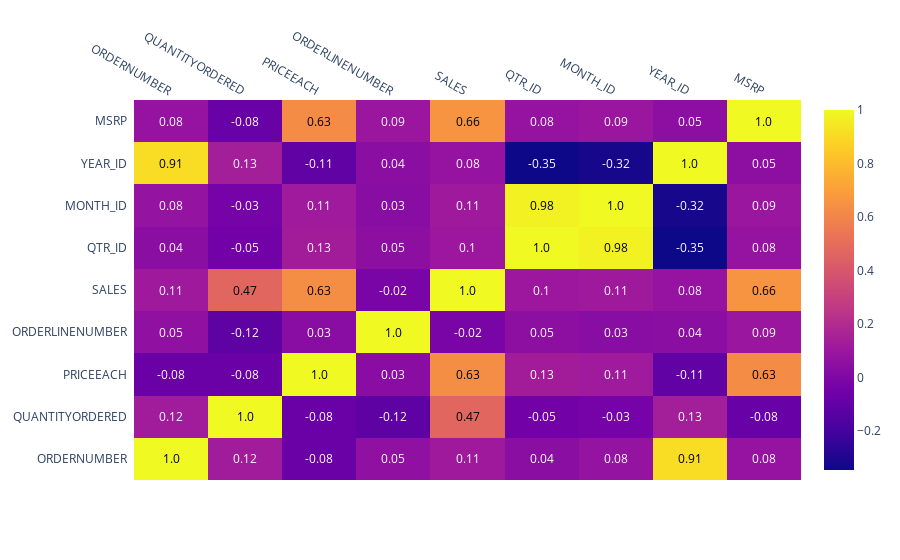

Here is the notebook cell this chart was saved with:
### Code cell
figure = ff.create_annotated_heatmap(
    z=cor.values,
    x=list(cor.columns),
    y=list(cor.index),
    annotation_text=cor.round(2).values,
    showscale=True)
figure.show()

### Figure 1 — Plotly figure (JSON) as saved in the notebook; plotly's stock layout.template omitted (floating-point values rounded to 4 significant figures)
{"data": [{"colorscale": [[0, "#0d0887"], [0.1111, "#46039f"], [0.2222, "#7201a8"], [0.3333, "#9c179e"], [0.4444, "#bd3786"], [0.5556, "#d8576b"], [0.6667, "#ed7953"], [0.7778, "#fb9f3a"], [0.8889, "#fdca26"], [1, "#f0f921"]], "reversescale": false, "showscale": true, "type": "heatmap", "x": ["ORDERNUMBER", "QUANTITYORDERED", "PRICEEACH", "ORDERLINENUMBER", "SALES", "QTR_ID", "MONTH_ID", "YEAR_ID", "MSRP"], "y": ["ORDERNUMBER", "QUANTITYORDERED", "PRICEEACH", "ORDERLINENUMBER", "SALES", "QTR_ID", "MONTH_ID", "YEAR_ID", "MSRP"], "z": [[1, 0.1234, -0.07958, 0.05481, 0.1122, 0.04131, 0.07555, 0.911, 0.07805], [0.1234, 1, -0.07741, -0.1155, 0.4692, -0.04861, -0.03472, 0.1347, -0.0799], [-0.07958, -0.07741, 1, 0.03428, 0.6328, 0.1276, 0.1142, -0.1054, 0.6278], [0.05481, -0.1155, 0.03428, 1, -0.02042, 0.04781, 0.03283, 0.04214, 0.09484], [0.1122, 0.4692, 0.6328, -0.02042, 1, 0.1039, 0.1137, 0.07604, 0.658], [0.04131, -0.04861, 0.1276, 0.04781, 0.1039, 1, 0.9759, -0.3466, 0.07688], [0.07555, -0.03472, 0.1142, 0.03283, 0.1137, 0.9759, 1, -0.3238, 0.09354], [0.911, 0.1347, -0.1054, 0.04214, 0.07604, -0.3466, -0.3238, 1, 0.04695], [0.07805, -0.0799, 0.6278, 0.09484, 0.658, 0.07688, 0.09354, 0.04695, 1]]}], "layout": {"annotations": [{"font": {"color": "#000000"}, "showarrow": false, "text": "1.0", "x": "ORDERNUMBER", "xref": "x", "y": "ORDERNUMBER", "yref": "y"}, {"font": {"color": "#FFFFFF"}, "showarrow": false, "text": "0.12", "x": "QUANTITYORDERED", "xref": "x", "y": "ORDERNUMBER", "yref": "y"}, {"font": {"color": "#FFFFFF"}, "showarrow": false, "text": "-0.08", "x": "PRICEEACH", "xref": "x", "y": "ORDERNUMBER", "yref": "y"}, {"font": {"color": "#FFFFFF"}, "showarrow": false, "text": "0.05", "x": "ORDERLINENUMBER", "xref": "x", "y": "ORDERNUMBER", "yref": "y"}, {"font": {"color": "#FFFFFF"}, "showarrow": false, "text": "0.11", "x": "SALES", "xref": "x", "y": "ORDERNUMBER", "yref": "y"}, {"font": {"color": "#FFFFFF"}, "showarrow": false, "text": "0.04", "x": "QTR_ID", "xref": "x", "y": "ORDERNUMBER", "yref": "y"}, {"font": {"color": "#FFFFFF"}, "showarrow": false, "text": "0.08", "x": "MONTH_ID", "xref": "x", "y": "ORDERNUMBER", "yref": "y"}, {"font": {"color": "#000000"}, "showarrow": false, "text": "0.91", "x": "YEAR_ID", "xref": "x", "y": "ORDERNUMBER", "yref": "y"}, {"font": {"color": "#FFFFFF"}, "showarrow": false, "text": "0.08", "x": "MSRP", "xref": "x", "y": "ORDERNUMBER", "yref": "y"}, {"font": {"color": "#FFFFFF"}, "showarrow": false, "text": "0.12", "x": "ORDERNUMBER", "xref": "x", "y": "QUANTITYORDERED", "yref": "y"}, {"font": {"color": "#000000"}, "showarrow": false, "text": "1.0", "x": "QUANTITYORDERED", "xref": "x", "y": "QUANTITYORDERED", "yref": "y"}, {"font": {"color": "#FFFFFF"}, "showarrow": false, "text": "-0.08", "x": "PRICEEACH", "xref": "x", "y": "QUANTITYORDERED", "yref": "y"}, {"font": {"color": "#FFFFFF"}, "showarrow": false, "text": "-0.12", "x": "ORDERLINENUMBER", "xref": "x", "y": "QUANTITYORDERED", "yref": "y"}, {"font": {"color": "#000000"}, "showarrow": false, "text": "0.47", "x": "SALES", "xref": "x", "y": "QUANTITYORDERED", "yref": "y"}, {"font": {"color": "#FFFFFF"}, "showarrow": false, "text": "-0.05", "x": "QTR_ID", "xref": "x", "y": "QUANTITYORDERED", "yref": "y"}, {"font": {"color": "#FFFFFF"}, "showarrow": false, "text": "-0.03", "x": "MONTH_ID", "xref": "x", "y": "QUANTITYORDERED", "yref": "y"}, {"font": {"color": "#FFFFFF"}, "showarrow": false, "text": "0.13", "x": "YEAR_ID", "xref": "x", "y": "QUANTITYORDERED", "yref": "y"}, {"font": {"color": "#FFFFFF"}, "showarrow": false, "text": "-0.08", "x": "MSRP", "xref": "x", "y": "QUANTITYORDERED", "yref": "y"}, {"font": {"color": "#FFFFFF"}, "showarrow": false, "text": "-0.08", "x": "ORDERNUMBER", "xref": "x", "y": "PRICEEACH", "yref": "y"}, {"font": {"color": "#FFFFFF"}, "showarrow": false, "text": "-0.08", "x": "QUANTITYORDERED", "xref": "x", "y": "PRICEEACH", "yref": "y"}, {"font": {"color": "#000000"}, "showarrow": false, "text": "1.0", "x": "PRICEEACH", "xref": "x", "y": "PRICEEACH", "yref": "y"}, {"font": {"color": "#FFFFFF"}, "showarrow": false, "text": "0.03", "x": "ORDERLINENUMBER", "xref": "x", "y": "PRICEEACH", "yref": "y"}, {"font": {"color": "#000000"}, "showarrow": false, "text": "0.63", "x": "SALES", "xref": "x", "y": "PRICEEACH", "yref": "y"}, {"font": {"color": "#FFFFFF"}, "showarrow": false, "text": "0.13", "x": "QTR_ID", "xref": "x", "y": "PRICEEACH", "yref": "y"}, {"font": {"color": "#FFFFFF"}, "showarrow": false, "text": "0.11", "x": "MONTH_ID", "xref": "x", "y": "PRICEEACH", "yref": "y"}, {"font": {"color": "#FFFFFF"}, "showarrow": false, "text": "-0.11", "x": "YEAR_ID", "xref": "x", "y": "PRICEEACH", "yref": "y"}, {"font": {"color": "#000000"}, "showarrow": false, "text": "0.63", "x": "MSRP", "xref": "x", "y": "PRICEEACH", "yref": "y"}, {"font": {"color": "#FFFFFF"}, "showarrow": false, "text": "0.05", "x": "ORDERNUMBER", "xref": "x", "y": "ORDERLINENUMBER", "yref": "y"}, {"font": {"color": "#FFFFFF"}, "showarrow": false, "text": "-0.12", "x": "QUANTITYORDERED", "xref": "x", "y": "ORDERLINENUMBER", "yref": "y"}, {"font": {"color": "#FFFFFF"}, "showarrow": false, "text": "0.03", "x": "PRICEEACH", "xref": "x", "y": "ORDERLINENUMBER", "yref": "y"}, {"font": {"color": "#000000"}, "showarrow": false, "text": "1.0", "x": "ORDERLINENUMBER", "xref": "x", "y": "ORDERLINENUMBER", "yref": "y"}, {"font": {"color": "#FFFFFF"}, "showarrow": false, "text": "-0.02", "x": "SALES", "xref": "x", "y": "ORDERLINENUMBER", "yref": "y"}, {"font": {"color": "#FFFFFF"}, "showarrow": false, "text": "0.05", "x": "QTR_ID", "xref": "x", "y": "ORDERLINENUMBER", "yref": "y"}, {"font": {"color": "#FFFFFF"}, "showarrow": false, "text": "0.03", "x": "MONTH_ID", "xref": "x", "y": "ORDERLINENUMBER", "yref": "y"}, {"font": {"color": "#FFFFFF"}, "showarrow": false, "text": "0.04", "x": "YEAR_ID", "xref": "x", "y": "ORDERLINENUMBER", "yref": "y"}, {"font": {"color": "#FFFFFF"}, "showarrow": false, "text": "0.09", "x": "MSRP", "xref": "x", "y": "ORDERLINENUMBER", "yref": "y"}, {"font": {"color": "#FFFFFF"}, "showarrow": false, "text": "0.11", "x": "ORDERNUMBER", "xref": "x", "y": "SALES", "yref": "y"}, {"font": {"color": "#000000"}, "showarrow": false, "text": "0.47", "x": "QUANTITYORDERED", "xref": "x", "y": "SALES", "yref": "y"}, {"font": {"color": "#000000"}, "showarrow": false, "text": "0.63", "x": "PRICEEACH", "xref": "x", "y": "SALES", "yref": "y"}, {"font": {"color": "#FFFFFF"}, "showarrow": false, "text": "-0.02", "x": "ORDERLINENUMBER", "xref": "x", "y": "SALES", "yref": "y"}, {"font": {"color": "#000000"}, "showarrow": false, "text": "1.0", "x": "SALES", "xref": "x", "y": "SALES", "yref": "y"}, {"font": {"color": "#FFFFFF"}, "showarrow": false, "text": "0.1", "x": "QTR_ID", "xref": "x", "y": "SALES", "yref": "y"}, {"font": {"color": "#FFFFFF"}, "showarrow": false, "text": "0.11", "x": "MONTH_ID", "xref": "x", "y": "SALES", "yref": "y"}, {"font": {"color": "#FFFFFF"}, "showarrow": false, "text": "0.08", "x": "YEAR_ID", "xref": "x", "y": "SALES", "yref": "y"}, {"font": {"color": "#000000"}, "showarrow": false, "text": "0.66", "x": "MSRP", "xref": "x", "y": "SALES", "yref": "y"}, {"font": {"color": "#FFFFFF"}, "showarrow": false, "text": "0.04", "x": "ORDERNUMBER", "xref": "x", "y": "QTR_ID", "yref": "y"}, {"font": {"color": "#FFFFFF"}, "showarrow": false, "text": "-0.05", "x": "QUANTITYORDERED", "xref": "x", "y": "QTR_ID", "yref": "y"}, {"font": {"color": "#FFFFFF"}, "showarrow": false, "text": "0.13", "x": "PRICEEACH", "xref": "x", "y": "QTR_ID", "yref": "y"}, {"font": {"color": "#FFFFFF"}, "showarrow": false, "text": "0.05", "x": "ORDERLINENUMBER", "xref": "x", "y": "QTR_ID", "yref": "y"}, {"font": {"color": "#FFFFFF"}, "showarrow": false, "text": "0.1", "x": "SALES", "xref": "x", "y": "QTR_ID", "yref": "y"}, {"font": {"color": "#000000"}, "showarrow": false, "text": "1.0", "x": "QTR_ID", "xref": "x", "y": "QTR_ID", "yref": "y"}, {"font": {"color": "#000000"}, "showarrow": false, "text": "0.98", "x": "MONTH_ID", "xref": "x", "y": "QTR_ID", "yref": "y"}, {"font": {"color": "#FFFFFF"}, "showarrow": false, "text": "-0.35", "x": "YEAR_ID", "xref": "x", "y": "QTR_ID", "yref": "y"}, {"font": {"color": "#FFFFFF"}, "showarrow": false, "text": "0.08", "x": "MSRP", "xref": "x", "y": "QTR_ID", "yref": "y"}, {"font": {"color": "#FFFFFF"}, "showarrow": false, "text": "0.08", "x": "ORDERNUMBER", "xref": "x", "y": "MONTH_ID", "yref": "y"}, {"font": {"color": "#FFFFFF"}, "showarrow": false, "text": "-0.03", "x": "QUANTITYORDERED", "xref": "x", "y": "MONTH_ID", "yref": "y"}, {"font": {"color": "#FFFFFF"}, "showarrow": false, "text": "0.11", "x": "PRICEEACH", "xref": "x", "y": "MONTH_ID", "yref": "y"}, {"font": {"color": "#FFFFFF"}, "showarrow": false, "text": "0.03", "x": "ORDERLINENUMBER", "xref": "x", "y": "MONTH_ID", "yref": "y"}, {"font": {"color": "#FFFFFF"}, "showarrow": false, "text": "0.11", "x": "SALES", "xref": "x", "y": "MONTH_ID", "yref": "y"}, {"font": {"color": "#000000"}, "showarrow": false, "text": "0.98", "x": "QTR_ID", "xref": "x", "y": "MONTH_ID", "yref": "y"}, {"font": {"color": "#000000"}, "showarrow": false, "text": "1.0", "x": "MONTH_ID", "xref": "x", "y": "MONTH_ID", "yref": "y"}, {"font": {"color": "#FFFFFF"}, "showarrow": false, "text": "-0.32", "x": "YEAR_ID", "xref": "x", "y": "MONTH_ID", "yref": "y"}, {"font": {"color": "#FFFFFF"}, "showarrow": false, "text": "0.09", "x": "MSRP", "xref": "x", "y": "MONTH_ID", "yref": "y"}, {"font": {"color": "#000000"}, "showarrow": false, "text": "0.91", "x": "ORDERNUMBER", "xref": "x", "y": "YEAR_ID", "yref": "y"}, {"font": {"color": "#FFFFFF"}, "showarrow": false, "text": "0.13", "x": "QUANTITYORDERED", "xref": "x", "y": "YEAR_ID", "yref": "y"}, {"font": {"color": "#FFFFFF"}, "showarrow": false, "text": "-0.11", "x": "PRICEEACH", "xref": "x", "y": "YEAR_ID", "yref": "y"}, {"font": {"color": "#FFFFFF"}, "showarrow": false, "text": "0.04", "x": "ORDERLINENUMBER", "xref": "x", "y": "YEAR_ID", "yref": "y"}, {"font": {"color": "#FFFFFF"}, "showarrow": false, "text": "0.08", "x": "SALES", "xref": "x", "y": "YEAR_ID", "yref": "y"}, {"font": {"color": "#FFFFFF"}, "showarrow": false, "text": "-0.35", "x": "QTR_ID", "xref": "x", "y": "YEAR_ID", "yref": "y"}, {"font": {"color": "#FFFFFF"}, "showarrow": false, "text": "-0.32", "x": "MONTH_ID", "xref": "x", "y": "YEAR_ID", "yref": "y"}, {"font": {"color": "#000000"}, "showarrow": false, "text": "1.0", "x": "YEAR_ID", "xref": "x", "y": "YEAR_ID", "yref": "y"}, {"font": {"color": "#FFFFFF"}, "showarrow": false, "text": "0.05", "x": "MSRP", "xref": "x", "y": "YEAR_ID", "yref": "y"}, {"font": {"color": "#FFFFFF"}, "showarrow": false, "text": "0.08", "x": "ORDERNUMBER", "xref": "x", "y": "MSRP", "yref": "y"}, {"font": {"color": "#FFFFFF"}, "showarrow": false, "text": "-0.08", "x": "QUANTITYORDERED", "xref": "x", "y": "MSRP", "yref": "y"}, {"font": {"color": "#000000"}, "showarrow": false, "text": "0.63", "x": "PRICEEACH", "xref": "x", "y": "MSRP", "yref": "y"}, {"font": {"color": "#FFFFFF"}, "showarrow": false, "text": "0.09", "x": "ORDERLINENUMBER", "xref": "x", "y": "MSRP", "yref": "y"}, {"font": {"color": "#000000"}, "showarrow": false, "text": "0.66", "x": "SALES", "xref": "x", "y": "MSRP", "yref": "y"}, {"font": {"color": "#FFFFFF"}, "showarrow": false, "text": "0.08", "x": "QTR_ID", "xref": "x", "y": "MSRP", "yref": "y"}, {"font": {"color": "#FFFFFF"}, "showarrow": false, "text": "0.09", "x": "MONTH_ID", "xref": "x", "y": "MSRP", "yref": "y"}, {"font": {"color": "#FFFFFF"}, "showarrow": false, "text": "0.05", "x": "YEAR_ID", "xref": "x", "y": "MSRP", "yref": "y"}, {"font": {"color": "#000000"}, "showarrow": false, "text": "1.0", "x": "MSRP", "xref": "x", "y": "MSRP", "yref": "y"}], "xaxis": {"dtick": 1, "gridcolor": "rgb(0, 0, 0)", "side": "top", "ticks": ""}, "yaxis": {"dtick": 1, "ticks": "", "ticksuffix": "  "}}}
